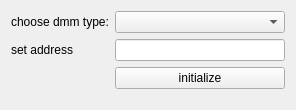
<?xml version="1.0" encoding="UTF-8"?>
<ui version="4.0">
 <class>Form</class>
 <widget class="QWidget" name="Form">
  <property name="geometry">
   <rect>
    <x>0</x>
    <y>0</y>
    <width>296</width>
    <height>110</height>
   </rect>
  </property>
  <property name="windowTitle">
   <string>Form</string>
  </property>
  <layout class="QFormLayout" name="formLayout">
   <item row="0" column="0">
    <widget class="QLabel" name="label">
     <property name="text">
      <string>choose dmm type:</string>
     </property>
    </widget>
   </item>
   <item row="0" column="1">
    <widget class="QComboBox" name="comboBox_choose_dmm"/>
   </item>
   <item row="1" column="0">
    <widget class="QLabel" name="label_2">
     <property name="text">
      <string>set address</string>
     </property>
    </widget>
   </item>
   <item row="1" column="1">
    <widget class="QLineEdit" name="lineEdit_address_dmm"/>
   </item>
   <item row="2" column="1">
    <widget class="QPushButton" name="pushButton_initialize">
     <property name="text">
      <string>initialize</string>
     </property>
    </widget>
   </item>
  </layout>
 </widget>
 <resources/>
 <connections/>
</ui>
